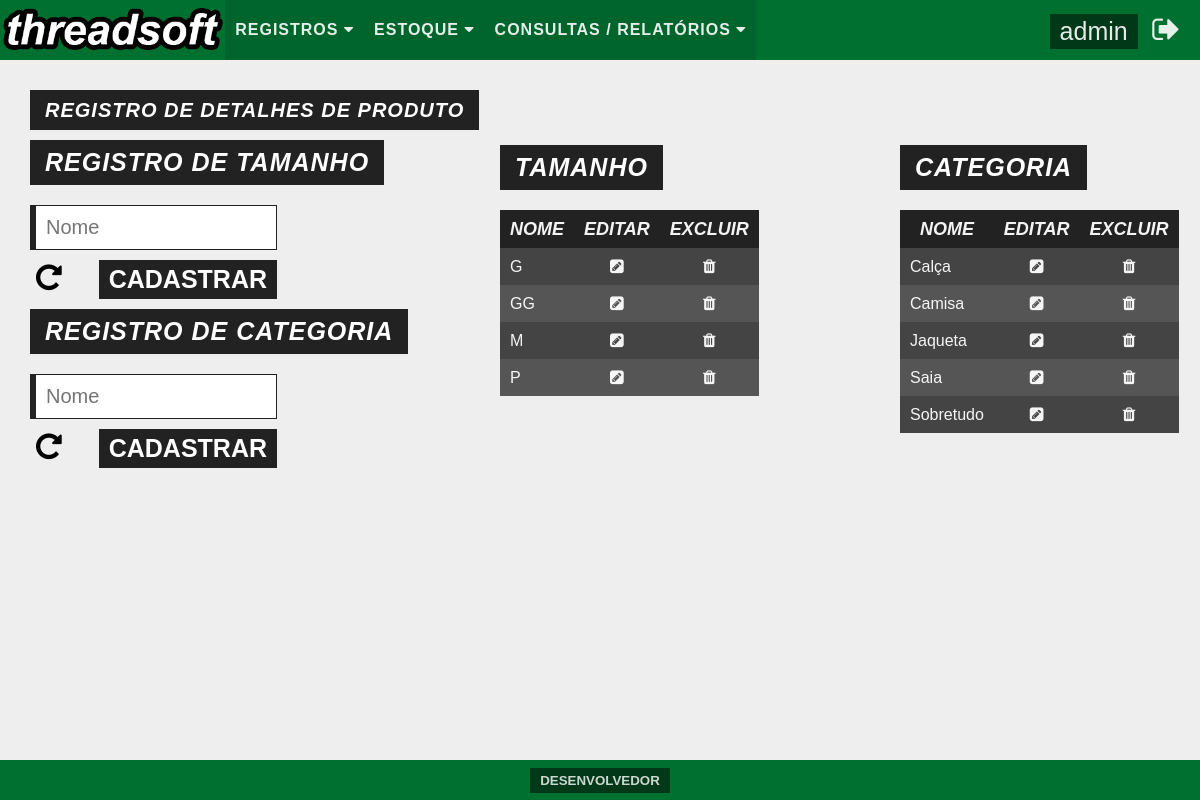
/pages/main.php?folder=system/prod-details/&file=fmadd_prod-details&ext=php (signed in), run on the app's committed database.
### tables this page shows
CREATE TABLE `users` (
  `id` tinyint(2) UNSIGNED ZEROFILL NOT NULL COMMENT 'Este campo serve como identificador único para usuário.',
  `username` varchar(20) NOT NULL COMMENT 'Este campo é destinado a armazenar o nome de usuário.',
  `password` char(32) NOT NULL COMMENT 'Este campo é a armazenar a senha para o usuário.',
  `email` varchar(100) NOT NULL COMMENT 'Este campo é destinado a armazanar o e-mail do usuário.'
);

CREATE TABLE `sizes` (
  `id` tinyint(2) UNSIGNED ZEROFILL NOT NULL COMMENT 'Identificador único para tamanho.',
  `size` varchar(10) NOT NULL COMMENT 'Campo destinado a registrar o tamanho dos produtos.'
);

CREATE TABLE `categories` (
  `id` tinyint(2) UNSIGNED ZEROFILL NOT NULL COMMENT 'Identificador único de categorias.',
  `category` varchar(45) NOT NULL COMMENT 'Tabela destinada a registrar as categorias do produtos.'
);

### pages/system/prod-details/fmadd_prod-details.php (the view)
<div id="contentDoubleAdd">
  <h1>Registro de Detalhes de Produto</h1><br>
  <div>
    <div>
      <h2>Registro de Tamanho</h2>
      <div>
        <form action="?folder=system/prod-details/&file=add_size&ext=php" method="post">
          <input type="text" name="txtsize" placeholder="Nome"><br>
          <button type="reset" name="btnclean"><i class="fa fa-repeat" aria-hidden="true"></i></button>
          <button type="submit" name="btnsend">Cadastrar</button>
        </form>
      </div>
        <h2>Registro de Categoria</h2>
      <div>
        <form action="?folder=system/prod-details/&file=add_type&ext=php" method="post">
          <input type="text" name="txttype" placeholder="Nome"><br>
          <button type="reset" name="btnclean"><i class="fa fa-repeat" aria-hidden="true"></i></button>
          <button type="submit" name="btnsend">Cadastrar</button>
        </form>
      </div>
    </div>
    <div>
      <div>
        <div class="tableDoubleAdd">
          <h2>Tamanho</h2>
          <table>
            <?php
              $sql_sel_sizes = "SELECT size, id FROM sizes";
              $sql_sel_sizes_preparado = $conexaobd->prepare($sql_sel_sizes);
              $sql_sel_sizes_preparado->execute();
            ?>
            <thead>
              <tr>
                <th>Nome</th>
                <th>Editar</th>
                <th>Excluir</th>
              </tr>
            </thead>
            <tbody>
              <?php
                if($sql_sel_sizes_preparado->rowCount()>0){
                  while($sql_sel_sizes_dados = $sql_sel_sizes_preparado->fetch()){
              ?>
              <tr>
                <td><?php echo $sql_sel_sizes_dados['size']; ?></td>
                <td><a href="?folder=system/prod-details/&file=fmalt_size&ext=php&id=<?php echo $sql_sel_sizes_dados['id'] ?>"><i class="fa fa-pencil-square" aria-hidden="true"></i></a></td>
                <td><a href="?folder=system/prod-details/&file=del_size&ext=php&id=<?php echo $sql_sel_sizes_dados['id'] ?>"><i class="fa fa-trash" aria-hidden="true"></i></a></td>
              </tr>
              <?php
                  }
                }else{
              ?>
              <tr>
                <td align="center" colspan="3">Não há registros. </td>
              </tr>
              <?php
                }
              ?>
            </tbody>
          </table>
        </div>
        <div class="tableDoubleAdd">
        <h2>Categoria</h2>
          <table>
            <?php
              $sql_sel_types = "SELECT category, id FROM categories";
              $sql_sel_types_preparado = $conexaobd->prepare($sql_sel_types);
              $sql_sel_types_preparado->execute();
            ?>
            <thead>
              <tr>
                <th>Nome</th>
                <th>Editar</th>
                <th>Excluir</th>
              </tr>
            </thead>
            <tbody>
              <?php
                if($sql_sel_types_preparado->rowCount()>0){
                  while($sql_sel_types_dados = $sql_sel_types_preparado->fetch()){
              ?>
              <tr>
                <td><?php echo $sql_sel_types_dados['category']; ?></td>
                <td><a href="?folder=system/prod-details/&file=fmalt_type&ext=php&id=<?php echo $sql_sel_types_dados['id'] ?>"><i class="fa fa-pencil-square" aria-hidden="true"></i></a></td>
                <td><a href="?folder=system/prod-details/&file=del_type&ext=php&id=<?php echo $sql_sel_types_dados['id'] ?>"><i class="fa fa-trash" aria-hidden="true"></i></a></td>
              </tr>
              <?php
                  }
                }else{
              ?>
              <tr>
                <td align="center" colspan="3">Não há registros. </td>
              </tr>
              <?php
                }
              ?>
            </tbody>
          </table>
        </div>
      </div>
    </div>
  </div>
</div>

### pages/main.php (shortened to what this page needs)
<!DOCTYPE html>
<?php
  include "../security/database/dbconnect.php";
?>
<html>
  <head>
    <link rel="stylesheet" href="../css/reset.css">
    <link rel="stylesheet" href="../css/style.css">
    <link rel="stylesheet" href="../css/font-awesome-4.6.3/css/font-awesome.min.css">
  </head>
  <body>
    <header>
      <nav id="headerMenu">
        <a href="?folder=/&file=initial&ext=php"><img src="../img/logo.png" id="menuLogo"/></a>
        <ul id="menuList">
          <li class="dropdown">
               <a href="#" class="dropbtn">Registros <i class="fa fa-caret-down" aria-hidden="true"></i></a>
             </li><li class="dropdown">
            <a href="#" class="dropbtn">Estoque <i class="fa fa-caret-down" aria-hidden="true"></i></a>
          </li><li class="dropdown">
            <a href="#" class="dropbtn">Consultas / Relatórios <i class="fa fa-caret-down" aria-hidden="true"></i></a>
          </li>
        </ul>
        <div id="menuUser">
          <?php
            $sql_sel_users = "SELECT username, id FROM users WHERE id = ".$_SESSION['idUsuario'];
            $sql_sel_users_preparado = $conexaobd -> prepare($sql_sel_users);
            $sql_sel_users_preparado -> execute();
            $sql_sel_users_dados = $sql_sel_users_preparado -> fetch();
          ?>
          <a href="?folder=system/user/&file=fmalt_user&ext=php&id=<?php echo $sql_sel_users_dados['id'] ?>"><?php echo $sql_sel_users_dados['username'] ?></a>
          <a href="../security/authentication/logout_authentication.php"><i class="fa fa-sign-out" aria-hidden="true"></i></a>
        </div>
      </nav>
    </header>
    <?php
      if(isset($_GET['folder'])&&isset($_GET['file'])&&isset($_GET['ext'])){
        if(!include $_GET['folder'].$_GET['file'].".".$_GET['ext']){
          echo "<h1>Página não encontrada!</h1>";
        }
      }else{
        include "initial.php";
      }
    ?>
    <footer>
      <button onclick="openModal()" id="openModal">Desenvolvedor</button>
    </footer>
  </body>
</html>

### css/style.css (style rules this page uses)
body { background: #eee; }
#headerMenu { background: #007031; height: 60px; -webkit-user-select: none; width: 100%; margin-bottom: 20px; }
#menuLogo { display: inline-block; float: left; height: 80%; margin-top: 5px; }
#menuList { display: inline-block; float: left; }
#menuList > li { background: rgba(0,0,0, 0.1); color: rgba(255,255,255,0.7); display: inline-block; font-family: Arial, sans-serif; font-weight: bold; line-height: 60px; padding-left: 10px; padding-right: 10px; text-transform: uppercase; }
li a, .dropbtn { color: rgba(255,255,255,0.9); letter-spacing: 1px; text-decoration: none; }
li.dropdown { display: inline-block; }
#menuUser { float: right; font-family: Arial, sans-serif; margin-right: 20px; }
#menuUser > a { color: rgba(255,255,255,0.9); font-size: 25px; text-decoration: none; }
#menuUser > a:first-of-type { background: rgba(0,0,0,0.5); display: inline-block; padding: 5px 10px 5px 10px; }
#menuUser > a:last-of-type { font-size: 30px; line-height: 60px; margin-left: 10px; }
footer { background: #007031; bottom: 0; font-size: 14px; height: 40px; font-family: Arial, sans-serif; text-align: center; position: fixed; width: 100%; }
footer > button { border: none; text-transform: uppercase; cursor: pointer; outline: none; background: rgba(0,0,0,0.5); color: rgba(255,255,255,0.8); display: inline-block; font-weight: bold; margin-top: 8px; padding: 5px 10px 5px 10px; text-decoration: none; -webkit-user-select: none; }
#contentDoubleAdd { margin-left: 30px; }
#contentDoubleAdd > h1 { font-family: Arial, sans-serif; font-size: 20px; letter-spacing: 1px; font-style: italic; font-weight: bold; padding: 10px 15px 10px 15px; background: #222; color: #fff; text-transform: uppercase; display: inline-block; margin-top: 10px; }
#contentDoubleAdd > div:first-of-type div h2 { font-family: Arial, sans-serif; font-size: 25px; letter-spacing: 1px; font-style: italic; font-weight: bold; padding: 10px 15px 10px 15px; background: #222; color: #fff; text-transform: uppercase; display: inline-block; margin-top: 10px; overflow: none; white-space: nowrap; }
#contentDoubleAdd > div:first-of-type div > div { margin-top: 20px; width: 247px; background: rgba(0,0,0,0.0); }
#contentDoubleAdd > div:first-of-type div > div:last-of-type { margin-bottom: 50px; }
#contentDoubleAdd > div:first-of-type div > div > form > input { width: 220px; border: none; border-left: 6px solid #222; border-top: 1px solid #222; border-right: 1px solid #222; border-bottom: 1px solid #222; margin-bottom: 10px; outline: none; padding: 10px; font-size: 20px; }
#contentDoubleAdd > div:first-of-type div > div > form > button:first-of-type { background: none; border: none; outline: none; font-size: 30px; cursor: pointer; }
#contentDoubleAdd > div:first-of-type div > div > form > button:last-of-type { border: none; background: #222; outline: none; font-size: 25px; color: #fff; text-transform: uppercase; padding: 5px 10px 5px 10px; float: right; font-weight: bold; cursor: pointer; }
.tableDoubleAdd { float: left; width: auto !important; max-height: 500px; overflow-y: auto; margin-top: 20px; max-width: 389px; }
.tableDoubleAdd:first-of-type { position: absolute; top: 115px; left: 500px; }
.tableDoubleAdd:last-of-type { position: absolute; top: 115px; left: 900px; }
.tableDoubleAdd table { margin-top: 20px; background: #222; color: rgba(255,255,255,0.95); font-family: Arial, sans-serif; }
.tableDoubleAdd td { font-size: 16px; padding: 10px; }
.tableDoubleAdd tbody td:first-of-type { text-align: left; }
.tableDoubleAdd tbody td { text-align: center; max-width: 150px; }
.tableDoubleAdd tbody td a { text-decoration: none; color: rgba(255,255,255,0.95); }
.tableDoubleAdd tbody tr:nth-child(odd) { background: #444; }
.tableDoubleAdd tbody tr:nth-child(even) { background: #555; }
.tableDoubleAdd th { padding: 10px; font-weight: bold; font-style: italic; font-size: 18px; text-transform: uppercase; }

### data on the page
users: username "admin"
sizes: size "G"
sizes: size "GG"
sizes: size "M"
sizes: size "P"
categories: category "Calça"
categories: category "Camisa"
categories: category "Jaqueta"
categories: category "Saia"
categories: category "Sobretudo"
